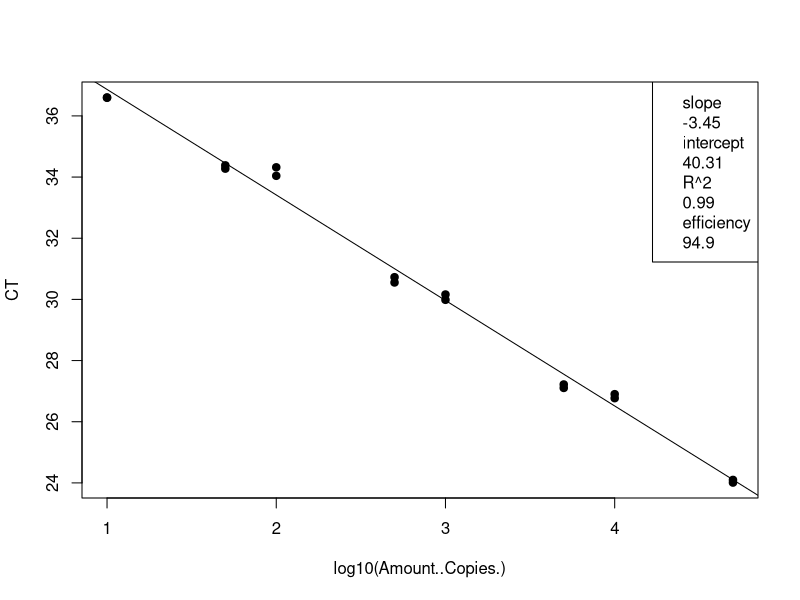
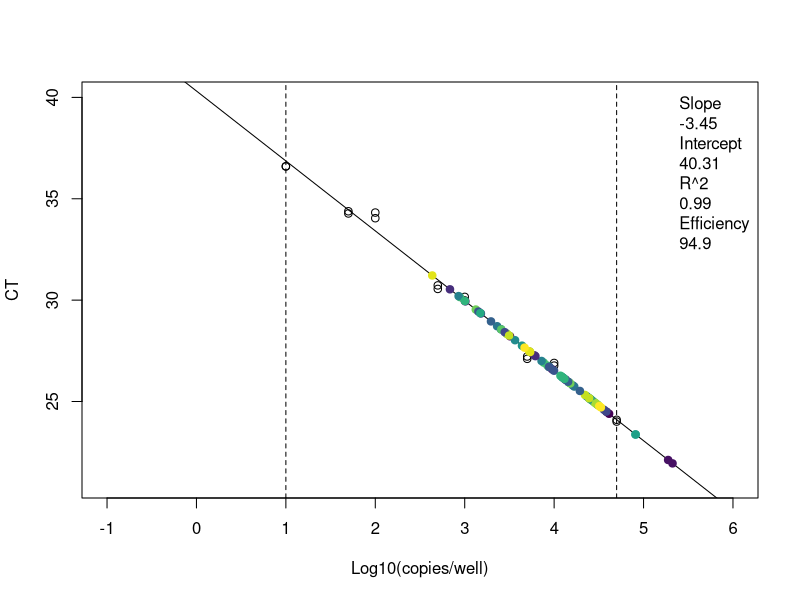
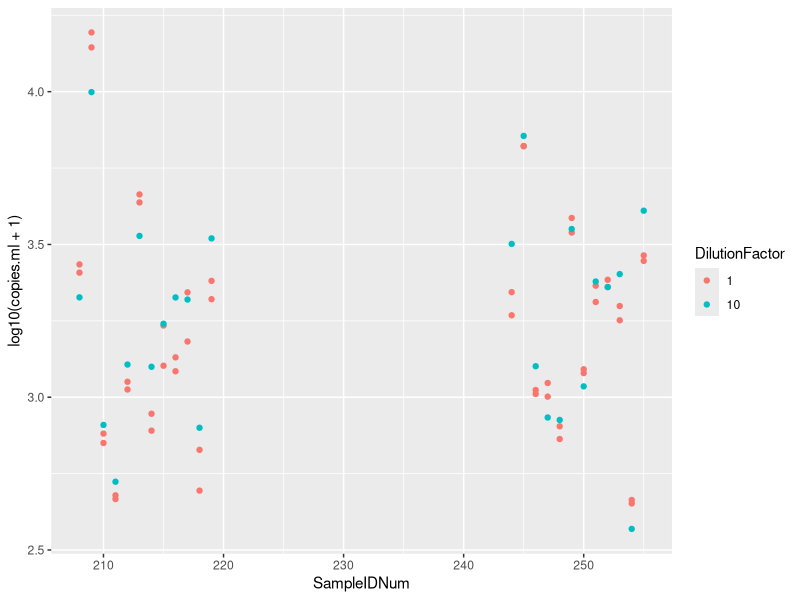

Source code (R) for these figures, in order:
## ---- chunk 1
knitr::opts_chunk$set(echo = TRUE)

## ---- chunk 2
# clear workspace
rm(list=ls())

# load the data (note data file must be in this repository)
data <- read.csv("Plate7_GenBac_qPCRConversion.csv")
## ---- chunk 3
# linear regression of standard curve
standards = subset(data, Name == "STANDARD")
standardCurve <- lm(CT ~ log10(Amount..Copies.), data = standards)

# save the line info
standard_slope = standardCurve$coefficients[2]
standard_intercept = standardCurve$coefficients[1]
R2 = summary(standardCurve)$r.squared
efficiency =  (10^(-1/standardCurve$coefficients[2])-1)*100

# plot standards and best fit line
standardCurvePlot <- plot(CT ~ log10(Amount..Copies.), data = standards, pch=19) 
abline(coef(standardCurve)) 
legend("topright", legend = c(paste= "slope", round(standard_slope, 2), paste= "intercept", round(standard_intercept, 2), paste= "R^2", round(R2, 2), paste = "efficiency", round(efficiency, 1)))
## ---- chunk 4
# data set of unknowns including info on standard curve
unknowns = subset(data, Name == "UNKNOWN")

# add new columns to the data table
unknowns$plate_num = 7 # note:change to the actual plate number
unknowns$standard_slope = standard_slope
unknowns$standard_intercept = standard_intercept
unknowns$R2 = R2
unknowns$efficiency = efficiency
  
# add a new column that interpolates copies/well from Ct for the unknowns
unknowns$log.copies.well = (unknowns$CT - standard_intercept)/standard_slope
unknowns$copies.well = 10^unknowns$log.copies.well

# copies/ul extract accounting for dilution factor
vol.well = 3 # note:change to qPCR template volume in ul
unknowns$vol.well = vol.well
unknowns$copies.ul = ((unknowns$copies.well/vol.well)*unknowns$DilutionFactor)

# copies/extraction
vol.elution = 110 #note:change to DNA extraction elution volume in ul
unknowns$vol.elution = vol.elution
unknowns$copies.extraction = (unknowns$copies.ul*vol.elution)

# copies/ml #Volume is volume of sample filtered in mL
unknowns$copies.ml = (unknowns$copies.extraction/unknowns$Volume)
## ---- chunk 5
# set up the color palette
library(viridis)
unknowns$SampleIDNum = as.factor(as.character(unknowns$SampleIDNum)) # change to factor for colors
Colors = viridis(n=nlevels(unknowns$SampleIDNum)) # set the color levels to call on later

# check the range and adjust the limits in plot
range(unknowns$CT, na.rm=T) # y limits
range(unknowns$log.copies.well, na.rm =T) # x limits

# plot the standard curve again
standardCurvePlot <- plot(CT ~ log10(Amount..Copies.), data = standards,
                          xlim = c(-1,6), ylim = c(21,40),
                          xlab = "Log10(copies/well)",
                          ylab = "CT") 

# add boundaries and standard line
abline(v=log10(10), lty=2)
abline(v=log10(50000), lty=2)
abline(coef(standardCurve)) 

# add the sample data
standardCurvePlot <- points(CT ~ log.copies.well, data = unknowns, pch=19, 
                            col = Colors[unknowns$SampleIDNum])
legend("topright", inset = 0.002, box.lty=0, legend=c(paste= "Slope", round(standardCurve$coefficients[2], 2), 
                                                      paste= "Intercept", round(standardCurve$coefficients[1], 2), 
                                                      paste= "R^2", round(summary(standardCurve)$r.squared, 2),
                                                      paste = "Efficiency", round((10^(-1/standardCurve$coefficients[2])-1)*100, 1)))

## ---- chunk 6
# make a plot that compares the diluted to undiluted replicates for each sample including dilution factor
library("ggplot2")
unknowns$SampleIDNum <- as.numeric(as.character(unknowns$SampleIDNum)) # change to numeric
unknowns$DilutionFactor <- as.factor(as.character(unknowns$DilutionFactor)) # change to factor
qplot(SampleIDNum,log10(copies.ml+1), data=unknowns, col=DilutionFactor)
## ---- chunk 7
# write csv file
write.csv(unknowns, file = "Plate7_GenBac_ConvertedData.csv", row.names=FALSE, na="")

# average the replicates (if not strongly inhibited) and make a new file
library(dplyr)
data.average = unknowns %>% group_by(SampleIDNum) %>% summarise(copies.ml = mean(copies.ml, na.rm = T))
write.csv(data.average, file = "Plate7_GenBac_Averaged.csv", row.names=FALSE, na="")
